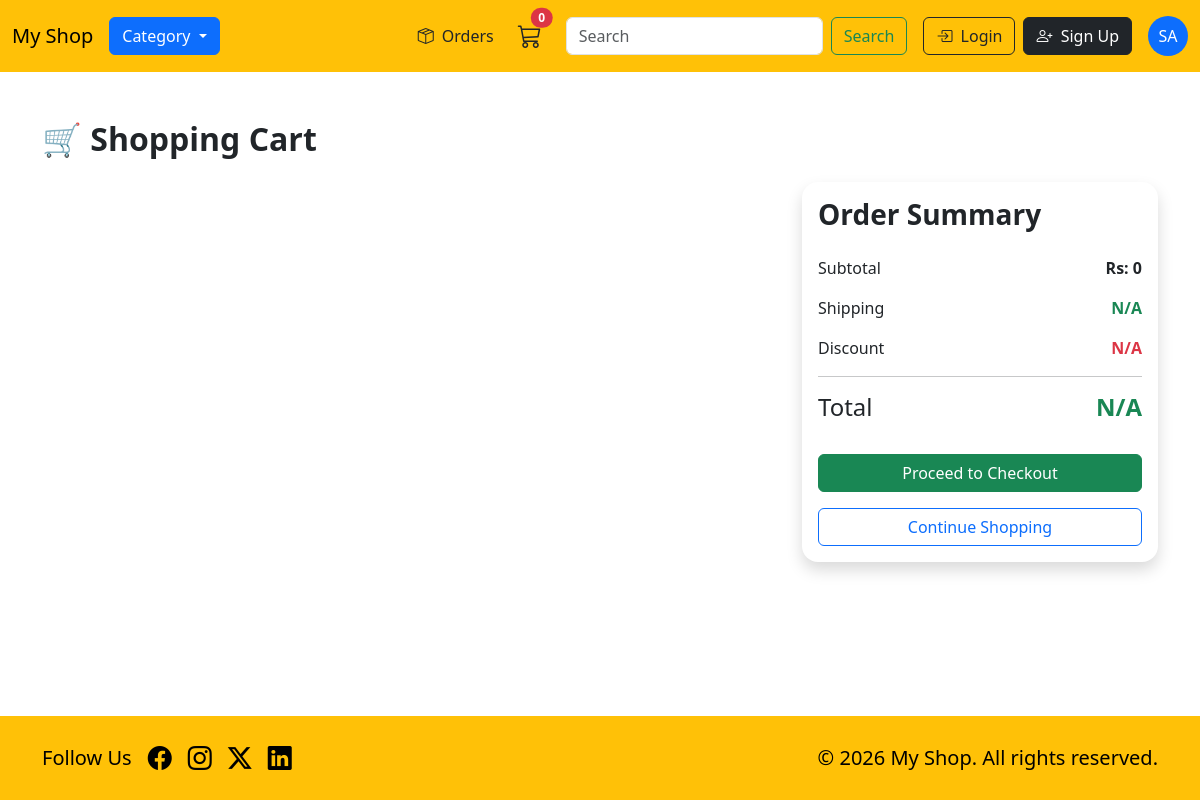
The page /home/cart/ on the database as committed earlier.
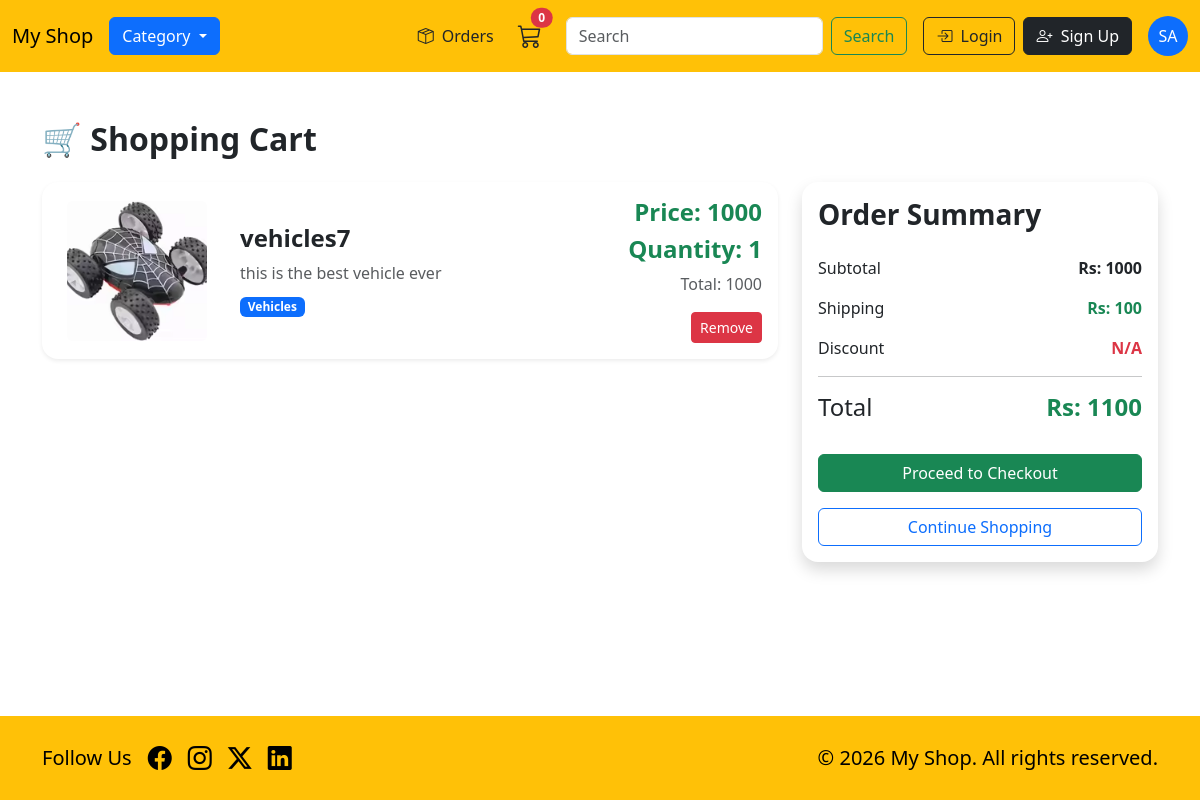
The same page on the database as committed later.
### cart/models.py (models this page shows, shortened)
class cart(models.Model):
    user=models.ForeignKey(User,on_delete=models.CASCADE)
    produ=models.ForeignKey(product,on_delete=models.CASCADE)
    quantity=models.IntegerField()
    @property
    def total_price(self):
        return self.produ.price*self.quantity

### products/models.py (models this page shows, shortened)
class product(models.Model):
    cate=[
        ('E','Electronics'),
        ('M','Makeup items'),
        ('V','Vehicles'),
        ('F','Foods'),
        ('C','Clothes'),
    ]
    name=models.CharField(max_length=20)
    price=models.IntegerField()
    description=models.CharField(max_length=500)
    image=models.ImageField(upload_to='photos/')
    quantity=models.IntegerField()
    category=models.CharField(choices=cate)
    random_order=models.FloatField(default=get_random_value,blank=True)

### cart/views.py (the view)
# urls.py: path('',views.cart_page,name='cart'),
def cart_page(request):
    data=cart.objects.all()
    subtotal_price=0
    for i in data:
        price=i.produ.price*i.quantity
        subtotal_price+=price
    total_price=subtotal_price+100
    return render(request,'cart.html',{'data':data,'subtotal_price':subtotal_price,'total_price':total_price})

### core/context_processors.py (called while the page is built)
def count(request):
    if request.user.is_authenticated:
        value=cart.objects.filter(user=request.user).count()
        return {'count_data':value}
    else:
        return {'count_data':0}

### cart/templates/cart.html
{%extends 'base.html'%}
{%block body%}
<div class="container my-5">
    <h2 class="fw-bold mb-4">🛒 Shopping Cart</h2>
    <div class="row">
        <div class="col-lg-8">
            {%for i in data%}
            <div class="card shadow-sm border-0 rounded-4 mb-4">
                <div class="card-body">
                    <div class="row align-items-center">
                        <div class="col-md-3 text-center">
                            <img src="{{i.produ.image.url}}"
                                 class="img-fluid rounded"
                                 style="height:140px; width:140px; object-fit:cover;">
                        </div>
                        <div class="col-md-6">
                            <h4 class="fw-bold mb-2">
                                {{i.produ.name}}
                            </h4>
                            <p class="text-muted mb-2">
{{i.produ.description}}                            </p>
                            <span class="badge bg-primary">
                                {{i.produ.get_category_display}}
                            </span>
                        </div>
                        <div class="col-md-3 text-end">
                            <h4 class="text-success fw-bold">
                                Price: {{i.produ.price}}
                            </h4>
                            <h4 class="text-success fw-bold">
                                Quantity: {{i.quantity}}
                            </h4>
                            <p class="text-muted mb-3">
                                Total: {{i.total_price}}
                            </p>
                                    <a href="{%url 'remove' i.id%}">
                            <button class="btn btn-danger btn-sm">
                                Remove
                            </button>
                            </a>
                        </div>
                    </div>
                </div>
            </div>
            {% endfor %}
        </div>
        <div class="col-lg-4">
            <div class="card shadow border-0 rounded-4 sticky-top" style="top:90px;">
                <div class="card-body">
                    <h3 class="fw-bold mb-4">
                        Order Summary
                    </h3>
                    <div class="d-flex justify-content-between mb-3">
                        <span>Subtotal</span>
                        <strong>Rs: {{subtotal_price}}</strong>
                    </div>
                    <div class="d-flex justify-content-between mb-3">
                        <span>Shipping</span>
                        <strong class="text-success">
                            {%if subtotal_price > 0%}
                           Rs: 100
                           {%else%}
                           N/A
                           {%endif%}
                        </strong>
                    </div>
                    <div class="d-flex justify-content-between mb-3">
                        <span>Discount</span>
                        <strong class="text-danger">
                            N/A
                        </strong>
                    </div>
                    <hr>
                    <div class="d-flex justify-content-between mb-4">
                        <h4>Total</h4>
                        <h4 class="text-success fw-bold">
                            {%if subtotal_price > 0%}
                           Rs: {{total_price}}
                           {%else%}
                           N/A
                           {%endif%}
                        </h4>
                    </div>
                    <a href="{%url 'checkout'%}">
                    <button class="btn btn-success w-100 mb-3">
                        Proceed to Checkout
                    </button>
                    </a>
                    <a href="{%url 'home'%}">
                    <button class="btn btn-outline-primary w-100">
                        Continue Shopping
                    </button>
                    </a>
                </div>
            </div>
        </div>
    </div>
</div>
{%endblock%}

Rows that differ between the two databases and show on the page:
added cart: produ.image (picture), produ.name "vehicles7", produ.description "this is the best vehicle ever", produ.category "Vehicles", produ.price "1000", quantity "1", total_price "1000"
Other text that changed with them:
{{ subtotal_price }}: "0" → "1000"
{{ total_price }}: (not shown) → "1100"
text no longer shown: "N/A N/A"
text now shown: "Rs: 100 Rs:"
